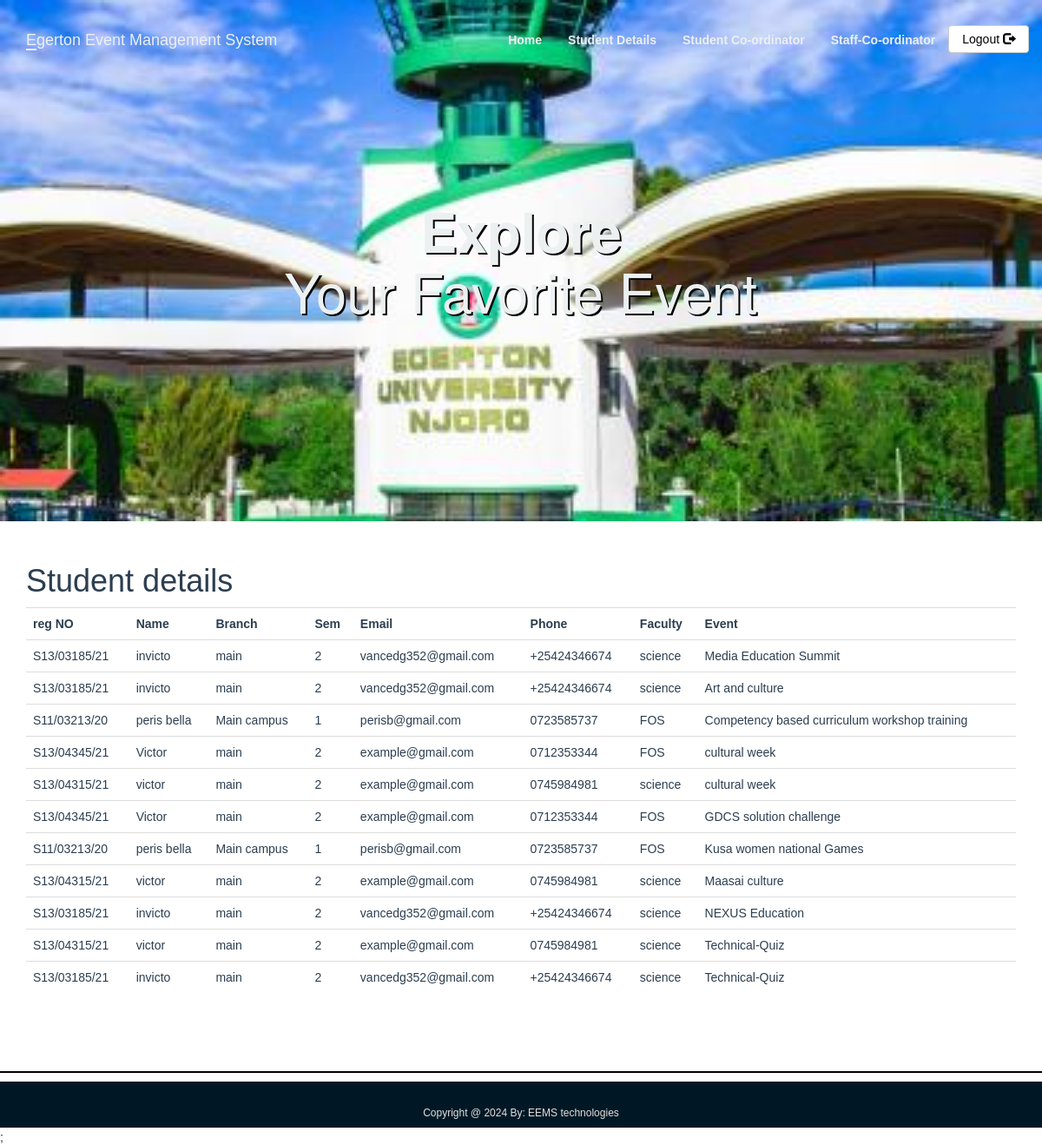
Page /Stu_details.php on the committed database.
### tables this page shows
CREATE TABLE `events` (
  `event_id` int(11) NOT NULL,
  `event_title` varchar(50) NOT NULL,
  `participents` int(100) DEFAULT 0,
  `img_link` text DEFAULT NULL,
  `type_id` int(11) DEFAULT NULL
);

CREATE TABLE `participant` (
  `reg_no` varchar(20) NOT NULL,
  `name` varchar(100) NOT NULL,
  `branch` varchar(11) NOT NULL,
  `sem` int(11) NOT NULL,
  `email` varchar(300) NOT NULL,
  `phone` varchar(12) NOT NULL,
  `faculty` varchar(20) NOT NULL
);

### Stu_details.php (the view, shortened to what this page needs)
<?php
include_once 'classes/db1.php';
$result = mysqli_query($conn,"SELECT * FROM events,registered r ,participant p WHERE events.event_id=r.event_id and r.reg_no = p.reg_no order by event_title");
?>
<!DOCTYPE html>
<html>
<head>
        <?php require 'utils/styles.php'; ?>
    </head>
<body><?php include 'utils/adminHeader.php'?>
<div class = "content">
<div class = "container">
<h1>Student details</h1>
<?php
if (mysqli_num_rows($result) > 0) {
?>
 <table class="table table-hover" >
  <tr>
  <th>reg NO</th>
    <th>Name</th>
    <th>Branch</th>
    <th>Sem</th>
    <th>Email</th>
    <th>Phone</th>
    <th>Faculty</th>
    <th>Event</th>
  </tr>
<?php
while($row = mysqli_fetch_array($result)) {
?>
<tr>
<td><?php echo $row["reg_no"]; ?></td>
    <td><?php echo $row["name"]; ?></td>
    <td><?php echo $row["branch"]; ?></td>
    <td><?php echo $row["sem"]; ?></td>
    <td><?php echo $row["email"]; ?></td>
    <td><?php echo $row["phone"]; ?></td>
    <td><?php echo $row["faculty"]; ?></td>
    <td><?php echo $row["event_title"]; ?></td>
</tr>
<?php
}
?>
</table>
 <?php
}
else{
    echo "No result found";
}
?>
</div>
</div>
<?php include 'utils/footer.php'?>;
 </body>
</html>

### css/style.css (style rules this page uses)
body { overflow-x: hidden; }
.content { font-family: Arial, Helvetica, sans-serif; color: #2C3E50; }

### rows in the picture
events: participant.reg_no "S13/03185/21", participant.name "invicto", participant.branch "main", participant.sem "2", participant.email "vancedg352@gmail.com", participant.phone "+25424346674", participant.faculty "science", event_title "Media Education Summit"
events: participant.reg_no "S13/03185/21", participant.name "invicto", participant.branch "main", participant.sem "2", participant.email "vancedg352@gmail.com", participant.phone "+25424346674", participant.faculty "science", event_title "Art and culture"
events: participant.reg_no "S11/03213/20", participant.name "peris bella", participant.branch "Main campus", participant.sem "1", participant.email "perisb@gmail.com", participant.phone "0723585737", participant.faculty "FOS", event_title "Competency based curriculum workshop training"
events: participant.reg_no "S13/04345/21", participant.name "Victor", participant.branch "main", participant.sem "2", participant.email "example@gmail.com", participant.phone "0712353344", participant.faculty "FOS", event_title "cultural week", participant.reg_no "S13/04315/21", participant.name "victor", participant.phone "0745984981", participant.faculty "science"
events: participant.reg_no "S13/04345/21", participant.name "Victor", participant.branch "main", participant.sem "2", participant.email "example@gmail.com", participant.phone "0712353344", participant.faculty "FOS", event_title "GDCS solution challenge"
events: participant.reg_no "S11/03213/20", participant.name "peris bella", participant.branch "Main campus", participant.sem "1", participant.email "perisb@gmail.com", participant.phone "0723585737", participant.faculty "FOS", event_title "Kusa women national Games"
events: participant.reg_no "S13/04315/21", participant.name "victor", participant.branch "main", participant.sem "2", participant.email "example@gmail.com", participant.phone "0745984981", participant.faculty "science", event_title "Maasai culture"
events: participant.reg_no "S13/03185/21", participant.name "invicto", participant.branch "main", participant.sem "2", participant.email "vancedg352@gmail.com", participant.phone "+25424346674", participant.faculty "science", event_title "NEXUS Education"
events: participant.reg_no "S13/04315/21", participant.name "victor", participant.branch "main", participant.sem "2", participant.email "example@gmail.com", participant.phone "0745984981", participant.faculty "science", event_title "Technical-Quiz", participant.reg_no "S13/03185/21", participant.name "invicto", participant.email "vancedg352@gmail.com", participant.phone "+25424346674"
